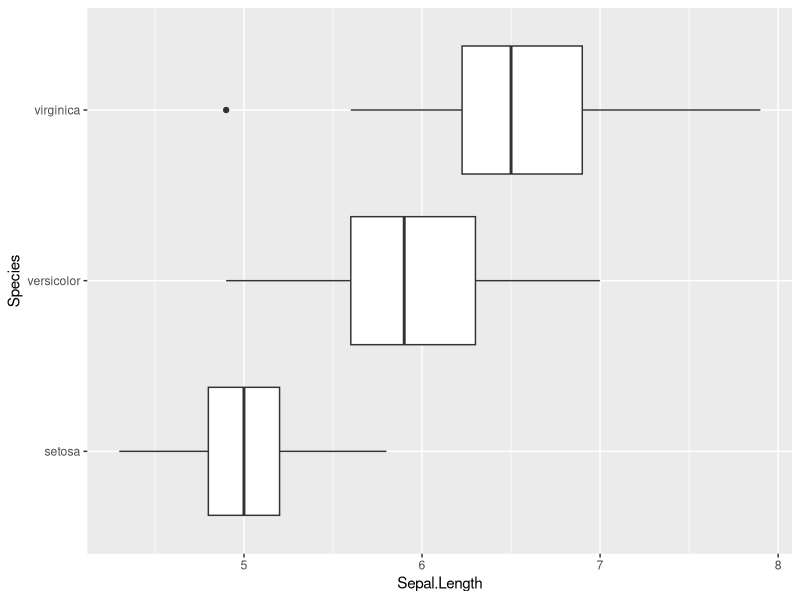
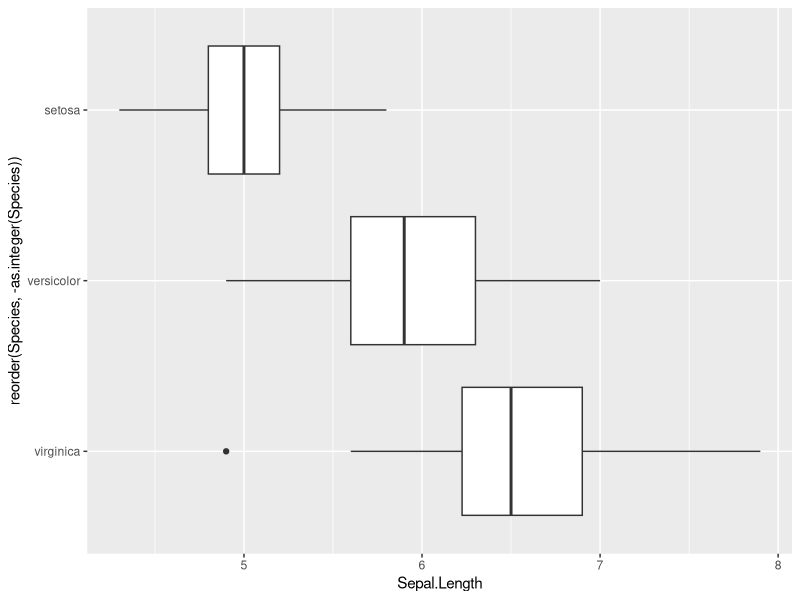
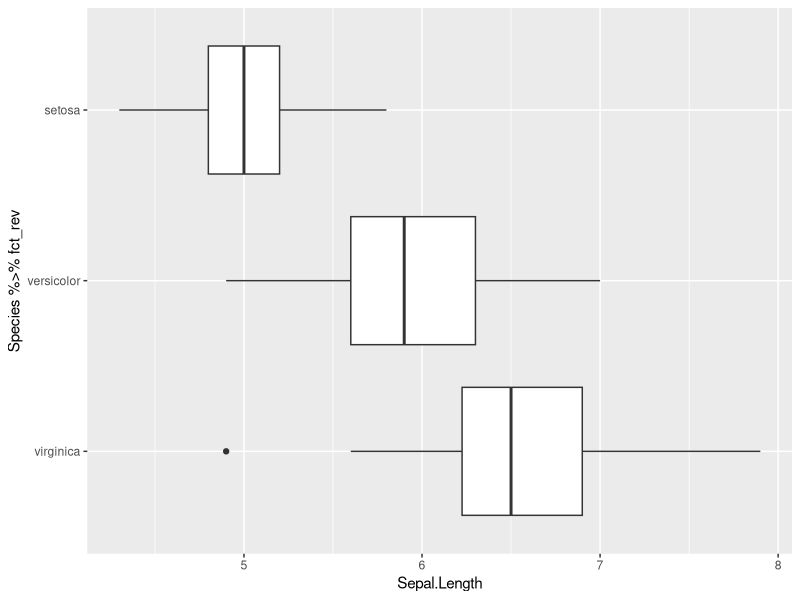
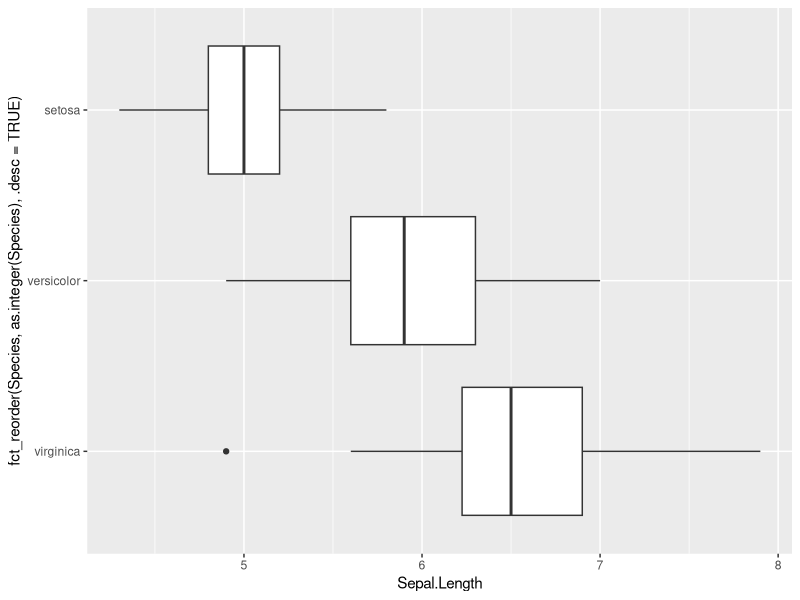

R code for these plots, in order:
## ---- chunk 1
knitr::opts_chunk$set(comment = "##")
knitr::opts_chunk$set(fig.width = 6, fig.asp = 0.618)
knitr::opts_chunk$set(out.width = "70%", fig.align = "center")
## ---- chunk 2
library(ggplot2)

p <- ggplot(iris)
p + (aes(x = Species, y = Sepal.Length)) +
     geom_boxplot() +
     coord_flip()
## ---- chunk 3
p + (aes(x = reorder(Species, -as.integer(Species)),
         y = Sepal.Length)) +
     geom_boxplot() +
     coord_flip()
## ---- chunk 4
library(forcats)

p + (aes(x = Species %>% fct_rev, y = Sepal.Length)) +
     geom_boxplot() +
     coord_flip()
## ---- chunk 5
library(forcats)   ## fct_reorder

p + aes(x = fct_reorder(Species, as.integer(Species), .desc = TRUE),
        y = Sepal.Length) +
    geom_boxplot() +
    coord_flip()
